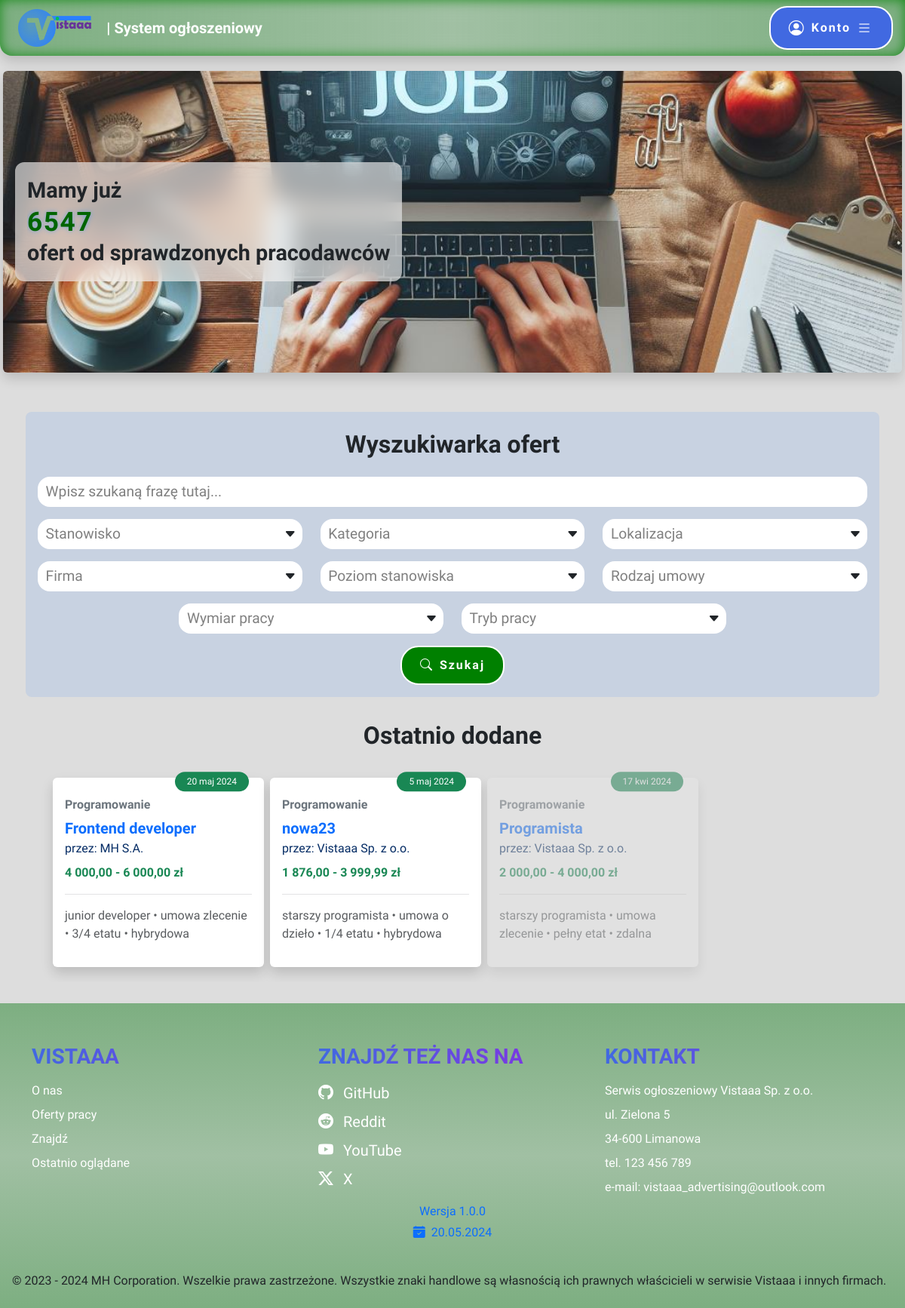
Screenshot of / (signed in) with the database file from the repository.
### tables this page shows
CREATE TABLE `advertisement` (
  `advertisement_id` int(10) UNSIGNED NOT NULL,
  `title` varchar(100) NOT NULL,
  `company_id` int(10) UNSIGNED NOT NULL,
  `position_name` varchar(50) NOT NULL,
  `position_level` varchar(50) NOT NULL,
  `contract_type` enum('Umowa o pracę','Umowa zlecenie','Umowa o dzieło') NOT NULL,
  `employment_type` enum('Pełny etat','Pół etatu','1/4 etatu','3/4 etatu','Staż','Praktyki','Wolontariat') NOT NULL,
  `work_type` enum('Zdalna','Stacjonarna','Hybrydowa') NOT NULL,
  `salary_lowest` decimal(8,2) DEFAULT NULL,
  `salary_highest` decimal(8,2) NOT NULL,
  `work_days` varchar(50) NOT NULL,
  `date_added` datetime NOT NULL,
  `date_expiration` datetime NOT NULL,
  `responsibilities` text NOT NULL,
  `requirements` text NOT NULL,
  `offer` text NOT NULL
);

CREATE TABLE `company` (
  `company_id` int(10) UNSIGNED NOT NULL,
  `email` varchar(254) NOT NULL,
  `password` varchar(244) NOT NULL,
  `name` varchar(100) NOT NULL,
  `description` text DEFAULT NULL,
  `street` varchar(100) DEFAULT NULL,
  `number` varchar(10) DEFAULT NULL,
  `city` varchar(50) DEFAULT NULL,
  `postcode` varchar(10) DEFAULT NULL
);

### index.php (the view, shortened to what this page needs)
<!DOCTYPE html>
<html lang="pl">
<head>
    <link href="https://cdn.jsdelivr.net/npm/bootstrap@5.3.3/dist/css/bootstrap.min.css" rel="stylesheet">
    <link rel="stylesheet" href="https://cdn.jsdelivr.net/npm/bootstrap-icons@1.11.3/font/bootstrap-icons.min.css">
    <link rel="stylesheet" href="style.css">
</head>
<body id="mainpageBody">
	<?php
		include "header.php";
		require "connect.php";
		$connect = new mysqli($host, $db_user, $db_password, $db_name);
		$connect->set_charset('utf8mb4');
	?>
	<main>
		<article id="banner" class="rounded m-1 shadow">
			<section class="p-3 m-3 fw-bold">
				<div>
					Mamy już
					<div id="counter"></div>
					ofert od sprawdzonych pracodawców
				</div>
			</section>
		</article>
		<article class="container-md d-flex flex-column mt-5 p-1" style="gap: 1.5rem;">
			<section class="p-3 rounded-3 bg-primary bg-opacity-10" id="offerSearch">
				<h2 class="text-center py-2">Wyszukiwarka ofert</h2>
				<form action="offers.php" method="GET">
					<div class="position-relative formInput mt-3">
                        <input type="search" id="search" name="search" minlength="3" maxlength="100" placeholder="Wpisz szukaną frazę tutaj..." class="rounded-4 border-0 w-100 py-2 px-3">
                         <label for="search" class="position-absolute">Wpisz szukaną frazę tutaj...</label>
                    </div>
					<div class="row justify-content-center" id="searchCheckboxes">
						<div class="col-12 col-md-6 col-lg-4">
							<div class="position-relative formInput mt-3">
                        		<input type="text" id="position_search" form="nosubmit" placeholder="" class="rounded-4 border-0 w-100 py-2 px-3 pe-4" readonly>
                         		<label for="position_search" class="position-absolute">Stanowisko</label>
                    		</div>
						</div>
						<div class="col-12 col-md-6 col-lg-4">
							<div class="position-relative formInput mt-3">
                        		<input type="text" id="category_search" form="nosubmit" placeholder="" class="rounded-4 border-0 w-100 py-2 px-3 pe-4" readonly>
                         		<label for="category_search" class="position-absolute">Kategoria</label>
                    		</div>
						</div>
						<div class="col-12 col-md-6 col-lg-4">
							<div class="position-relative formInput mt-3">
                        		<input type="text" id="location_search" form="nosubmit" placeholder="" class="rounded-4 border-0 w-100 py-2 px-3 pe-4" readonly>
                         		<label for="location_search" class="position-absolute">Lokalizacja</label>
                    		</div>
						</div>
						<div class="col-12 col-md-6 col-lg-4">
							<div class="position-relative formInput mt-3">
                        		<input type="text" id="company_search" form="nosubmit" placeholder="" class="rounded-4 border-0 w-100 py-2 px-3 pe-4" readonly>
                         		<label for="company_search" class="position-absolute">Firma</label>
                    		</div>
						</div>
						<div class="col-12 col-md-6 col-lg-4">
							<div class="position-relative formInput mt-3">
                        		<input type="text" id="position_level_search" form="nosubmit" placeholder="" class="rounded-4 border-0 w-100 py-2 px-3 pe-4" readonly>
                         		<label for="position_level_search" class="position-absolute">Poziom stanowiska</label>
                    		</div>
						</div>
						<div class="col-12 col-md-6 col-lg-4">
							<div class="position-relative formInput mt-3">
                        		<input type="text" id="contract_type_search" form="nosubmit" placeholder="" class="rounded-4 border-0 w-100 py-2 px-3 pe-4" readonly>
                         		<label for="contract_type_search" class="position-absolute">Rodzaj umowy</label>
                    		</div>
						</div>
						<div class="col-12 col-md-6 col-lg-4">
							<div class="position-relative formInput mt-3">
                        		<input type="text" id="employment_type_search" form="nosubmit" placeholder="" class="rounded-4 border-0 w-100 py-2 px-3 pe-4" readonly>
                         		<label for="employment_search" class="position-absolute">Wymiar pracy</label>
                    		</div>
						</div>
						<div class="col-12 col-md-6 col-lg-4">
							<div class="position-relative formInput mt-3">
                        		<input type="text" id="work_type_search" form="nosubmit" placeholder="" class="rounded-4 border-0 w-100 py-2 px-3 pe-4" readonly>
                         		<label for="work_type_search" class="position-absolute">Tryb pracy</label>
                    		</div>
						</div>
					</div>
					<div class="row text-center mt-3">
							<button type="submit" class="w-75 successButton w-auto mx-auto text-decoration-none" href="#"><i class="bi bi-search me-2"></i>Szukaj</button>
					</div>
				</form>
			</section>
			<section id="recentlyViewedOffers">
				<?php
					$months = array("stycznia", "lutego", "marca", "kwietnia", "maja", "czerwca", "lipca", "sierpnia", "września", "października", "listopada", "grudnia");
					if(isset($_COOKIE["vistaaaRecentlyViewedOffers"]) && !empty($_COOKIE["vistaaaRecentlyViewedOffers"]))
					{
						$heading = "oglądane";
						$recentlyViewed = json_decode($_COOKIE["vistaaaRecentlyViewedOffers"]);
					}
					else
					{
						$heading = "dodane";
						$recentOffers = $connect->execute_query("SELECT advertisement_id FROM advertisement ORDER BY date_added DESC LIMIT 10");
						$recentlyViewed = array();
						while($row = $recentOffers->fetch_assoc())
							array_push($recentlyViewed, $row["advertisement_id"]);
					}
					echo "<h2 class='text-center py-2'>Ostatnio $heading</h2>";
					echo "<div class='position-relative'><button type='button' title='Wstecz' class='position-absolute border-0 rounded-circle bg-primary text-white'><i class='bi bi-caret-left-fill fs-5'></i></button><div class='d-flex overflow-y-auto'>";
					foreach($recentlyViewed as $id)
					{
						$offerResult = $connect->execute_query("SELECT *, IF(date_expiration >= NOW(), 1, 0) AS available FROM advertisement INNER JOIN company USING(company_id) WHERE advertisement_id = ?", [$id]);
						if($offerResult->num_rows > 0)
						{
							while($row = $offerResult->fetch_assoc())
							{
								echo "<div class='flex-shrink-0'>";
								echo "<a data-offer='".$row["advertisement_id"]."' class='d-block w-100 text-decoration-none bg-white shadow rounded position-relative p-3 pt-4 position-relative jobOffer ".($row["available"] == 0 ? " jobOfferDisabled" : "")."' href='offerdetails.php?id=".$row["advertisement_id"]."'>";
								$date_added = new DateTime($row["date_added"]);
								echo "<div class='position-absolute bg-success text-white rounded-pill py-1 px-3 top-0'>".$date_added->format("j")." ".mb_substr($months[(int)($date_added->format("n")) - 1], 0, 3)." ".$date_added->format("Y")."</div>";
								$categoryResult = $connect->execute_query('SELECT name FROM advertisement_category INNER JOIN category USING(category_id) WHERE advertisement_id = ?', [$row["advertisement_id"]]);
								$categoryArray = array();
								while($categoryRow = $categoryResult->fetch_assoc())
									array_push($categoryArray, $categoryRow["name"]);
								echo "<p class='text-secondary fw-bold fs-6 mb-1 me-4'>".implode(", ", $categoryArray)."</p>";
								echo "<p class='text-primary fw-bold fs-5 mb-0'>{$row["title"]}</p>";
								echo "<p class='text-primary-emphasis mb-2'>przez: ".$row["name"]."</p>";
								echo "<p class='text-success fw-bold'>".(is_null($row["salary_lowest"]) ? number_format($row["salary_highest"], 2, ",", " ") : number_format($row["salary_lowest"], 2, ",", " ")." - ".number_format($row["salary_highest"], 2, ",", " "))." zł</p>";
								echo "<hr class='text-body-tertiary'>";
								echo "<p class='text-body-secondary'>".mb_strtolower($row["position_level"])." &#x2022; ".mb_strtolower($row["contract_type"])." &#x2022; ".strtolower($row["employment_type"])." &#x2022; ".mb_strtolower($row["work_type"])."</p>";
								echo "</a>";
								echo "</div>";
							}
						}
					}
					echo "</div><button type='button' title='Dalej' class='position-absolute border-0 rounded-circle bg-primary text-white'><i class='bi bi-caret-right-fill fs-5'></i></button></div>";
				?>
			</section>
		</article>
	</main>
	<?php
		include "footer.php";
	?>
</body>
</html>

### style.css (style rules this page uses)
html, body { scrollbar-width: thin; scrollbar-color: var(--bs-primary) lightgray; font-family: Itim, cursive; }
.jobOffer > *:first-child { font-size: .75rem; font-family: Itim, cursive; transform: translateY(-30%); right: 1.25rem }
.jobOffer { font-family: 'Signika Negative', sans-serif; transition: .3s ease-in-out; }
.jobOfferDisabled { opacity: .5; filter: brightness(.9); }
.formInput > label { font-size: 0.8rem; top: -10px; left: 10px; padding-left: 5px; padding-right: 5px; z-index: 10; border-radius: 3px; background-color: white; transition: all 150ms ease-in-out; color: white; text-transform: uppercase; font-weight: bold; background-color: rgb(101 163 106); font-family: 'Signika Negative', sans-serif; }
#recentlyViewedOffers > div { padding: 0 1rem; }
#recentlyViewedOffers > div > div { gap: .5rem; padding: 1.25rem; }
#recentlyViewedOffers > div::after, #recentlyViewedOffers > div::before { content: ''; position: absolute; inset: calc(1.25rem - 6px) .8rem auto auto; width: 80px; height: calc(100% - 2.5rem + 12px); display: block; pointer-events: none; background-image: linear-gradient(to right, transparent 40%, rgb(65 105 225 / .5)); filter: blur(3px); z-index: 1; opacity: 0; transition: opacity .5s ease-in-out; }
#recentlyViewedOffers > div::before { inset: calc(1.25rem - 6px) auto auto .8rem; transform: scaleX(-1); }
#recentlyViewedOffers > div > div > div { width: 280px; }
.formInput > :is(input, textarea):placeholder-shown:not(:focus) ~ label { font-size: 1.2rem; top: 50%; transform: translateY(-50%); left: .35rem; pointer-events: none; text-transform: none; font-weight: normal; background-color: white; color: gray; }
body { padding-right: 0 !important; }
:is(h1, h2, h3, h4, h5, h6) { font-family: 'Signika Negative', sans-serif; font-weight: bold; }
body { min-height: 100vh; background-color: #DDD; display: flex; flex-direction: column; }
main { flex: 1; margin-top: 1rem; }
#banner { min-height: 400px; background-image: url(finding_job.jpg); background-position: center; background-size: cover; display: flex; align-items: center; font-family: 'Signika Negative', sans-serif; }
#banner section { background-color: rgb(255 255 255 / .6); border-radius: .75rem; backdrop-filter: blur(15px); max-width: 80%; width: fit-content; font-size: 1.8rem; }
#counter { display: flex; gap: .1rem; height: 2.5rem; overflow: hidden; }
.commonButton, .successButton, .dangerButton { border: 2px solid; font-weight: bold; border-radius: 1.5rem; letter-spacing: 2px; margin: 0 .25rem; padding: .75rem 1.5rem; font-family: 'Signika Negative', sans-serif; transition: .3s ease-in-out; color: white; }
.successButton { background-color: green; }
#searchCheckboxes input { cursor: pointer; transition: .5s ease-in-out; text-overflow: ellipsis; }
#searchCheckboxes > div > div::after { font-family: 'Bootstrap-icons'; content: '\F229'; position: absolute; right: .5rem; top: 0; height: 100%; display: flex; align-items: center; pointer-events: none; }

### rows the page displays
advertisement: date_added "20", date_added "maj", date_added "2024", categoryArray "Programowanie", title "Frontend developer", company.name "MH S.A.", salary_lowest "4 000,00", salary_highest "6 000,00", position_level "junior developer", contract_type "umowa zlecenie", employment_type "3/4 etatu", work_type "hybrydowa"
advertisement: date_added "5", date_added "maj", date_added "2024", categoryArray "Programowanie", title "nowa23", company.name "Vistaaa Sp. z o.o.", salary_lowest "1 876,00", salary_highest "3 999,99", position_level "starszy programista", contract_type "umowa o dzieło", employment_type "1/4 etatu", work_type "hybrydowa"
advertisement: date_added "17", date_added "kwi", date_added "2024", categoryArray "Programowanie", title "Programista", company.name "Vistaaa Sp. z o.o.", salary_lowest "2 000,00", salary_highest "4 000,00", position_level "starszy programista", contract_type "umowa zlecenie", employment_type "pełny etat", work_type "zdalna"

### other values shown
$pageName "System ogłoszeniowy"
$heading "dodane"
$version['major'] "1"
$version['minor'] "0"
$version['patch'] "0"
$version["releaseDate"]->format("d.m.Y") "20.05.2024"
$version["releaseDate"]->format("Y") "2024"
